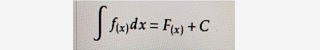
#> input picture 0.png, 320 x 50 px
$ python resize_img.py
#> lines starting #> are read from the running program, lines starting #| are printed output that depends on the picture; after the words box and inside, x2 and y2 are one past the last pixel; in counts of white or black regions, pixels touching at a corner belong together
from PIL import Image
import numpy as np
import math
import cv2 as cv

img = Image.open("0.png")
#> img is the input picture: PIL image 320x50 RGBA; mean R, G, B, A 220.4, 218.3, 216.2, 255
Img = img.convert('L')

threshold = 130

table = []
for i in range(256):
    if i < threshold:
        table.append(0)
    else:
        table.append(1)

photo = Img.point(table, '1')
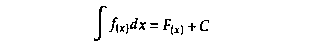
#> photo: PIL image 320x50 1; 97.6% white; black in thin lines or dots, all inside (x1, y1, x2, y2) = (94, 6, 209, 41)

w = photo.width
#> w = 320
h = photo.height
#> h = 50

inih = 0
endh = 0

ph = np.array(photo)
for x in range(h):
    if(ph[x][0] != False):
        inih = x
        break

for x in range(inih,h):
    if(ph[x][0] == False):
        endh = x-1
        break

new = Img.crop((0,inih,w,endh))


#> (the run stopped early here; a loop or call above may not have finished)

$ run again, with 1.png copied over 0.png
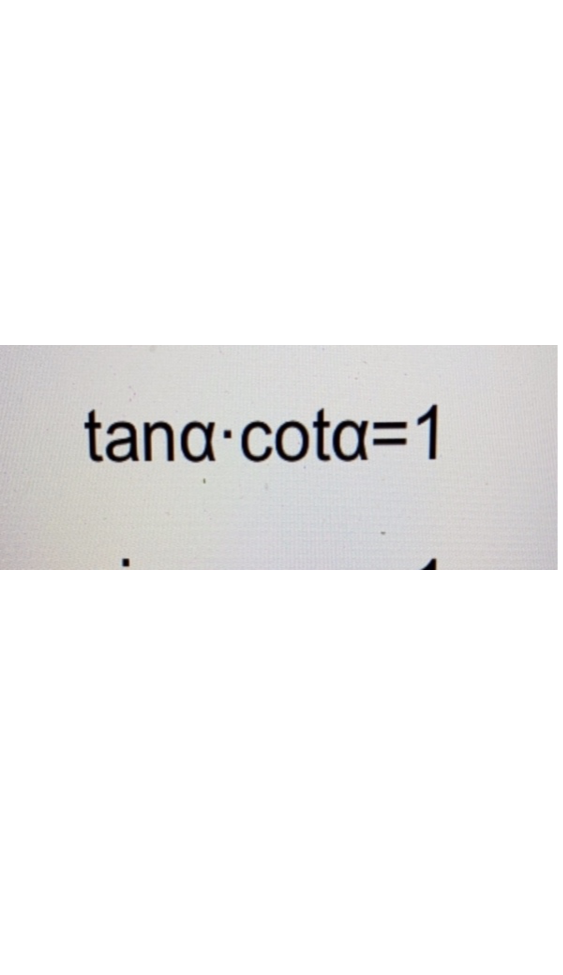
#> input picture 1.png, 1125 x 1950 px (shown at 1/2 size)
#> img is the input picture: PIL image 1125x1950 RGBA; mean R, G, B, A 46.2, 45.8, 45.6, 58.3
#> `photo = Img.point(table, '1')`:
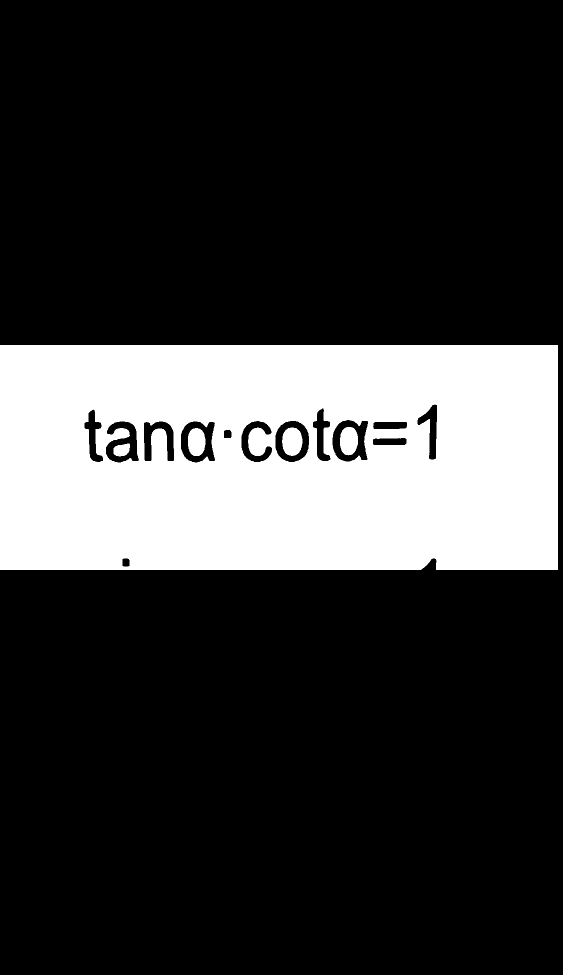
#> photo: PIL image 1125x1950 1 (shown at 1/2 size); 21.8% white; 5 white regions, box (x1, y1, x2, y2) and area: (0, 690, 1116, 1140) 472375, (564, 855, 605, 912) 1864, (680, 854, 716, 911) 1672, (376, 856, 411, 912) 1622, (227, 887, 260, 913) 665
#> `fin = final.point(table, '1')`:
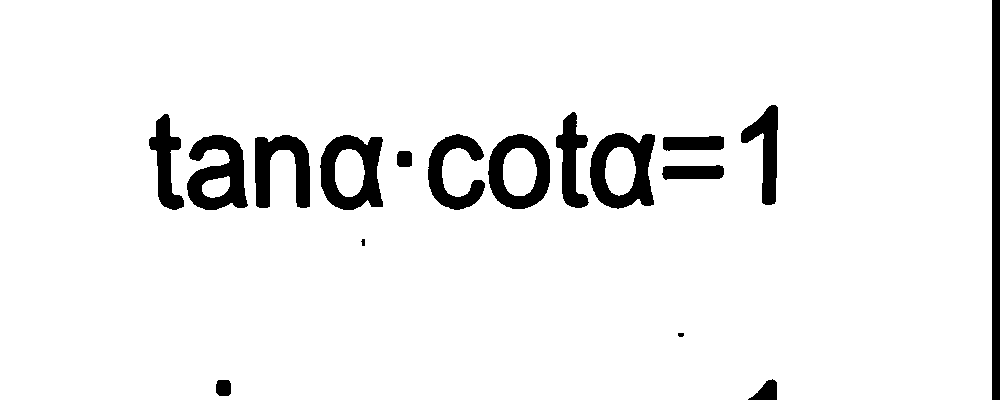
#> fin: PIL image 1000x400 1; 93.6% white; 17 black regions, largest, box (x1, y1, x2, y2) and area: (992, 0, 1000, 400) 3200, (590, 133, 655, 209) 2775, (187, 135, 248, 210) 2728
